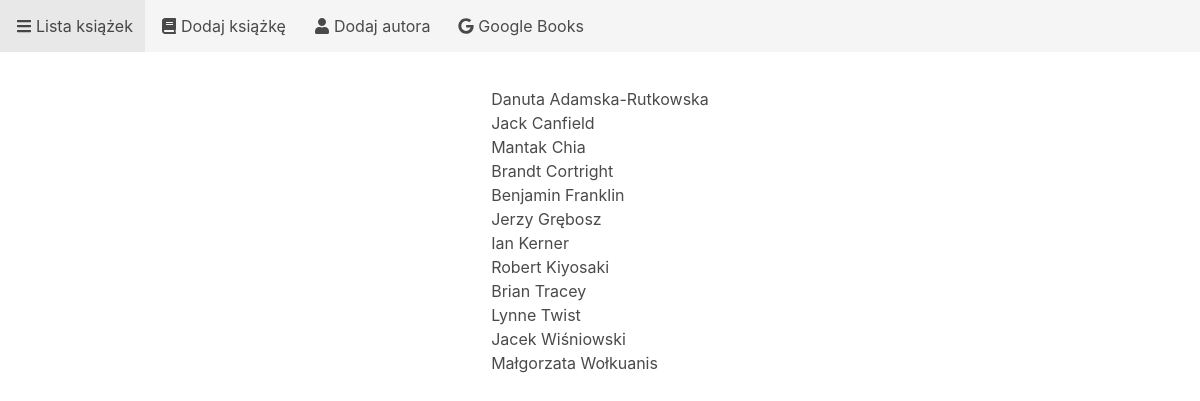
/catalog/author-list/, run on the app's committed database.
### catalog/models.py (models this page shows, shortened)
class Author(models.Model):
    first_name = models.CharField(max_length=100, blank=False)
    last_name = models.CharField(max_length=100, blank=False)
    date_of_birth = models.DateField(null=True, blank=True)
    date_of_death = models.DateField(null=True, blank=True)
    slug = models.SlugField(unique=True, blank=True)
    class Meta:
        ordering = ['last_name', 'first_name']

### catalog/views.py (the view)
# urls.py: path('author-list/', AuthorList.as_view(), name='author-list'),
class AuthorList(ListView):
    context_object_name = 'authors'
    model = Author
    paginate_by = 100
    template_name = 'catalog/author-list.html'

### catalog/templates/catalog/author-list.html (shortened to what this page needs)
{% extends 'skeleton.html' %}
{% block content %}
{% for author in authors %}
    <p>{{ author.first_name }} {{ author.last_name }}</p>
{% endfor %}
{% endblock %}

### templates/skeleton.html (shortened to what this page needs)
<!DOCTYPE html>
<html>
    <head>
        <link rel="stylesheet" href="https://cdn.jsdelivr.net/npm/bulma@0.8.0/css/bulma.min.css">
        {% load static %}
        <link rel="stylesheet" href="{% static 'css/style.css' %}">
    </head>
    <body style="text-align: center;">
        <nav class="navbar is-light" role="navigation" aria-label="main navigation">
            <div id="navbar-menu" class="navbar-menu">
            <div class="navbar-start">
                <a class="navbar-item" href="{% url 'book-list' %}">
                    <span class="icon"><i class="fas fa-bars"></i></span>
                    <span>Lista książek</span>
                </a>
                <a class="navbar-item" href="{% url 'book-create' %}">
                    <span class="icon"><i class="fas fa-book"></i></span>
                    <span>Dodaj książkę</span>
                </a>
                <a class="navbar-item" href="{% url 'author-create' %}">
                    <span class="icon"><i class="fas fa-user"></i></span>
                    <span>Dodaj autora</span>
                </a>
                <a class="navbar-item" href="{% url 'google-search' %}">
                    <span class="icon"><i class="fab fa-google"></i></span>
                    <span>Google Books</span>
                </a>
            </div>
            <div class="navbar-end">
                <div class="navbar-item">
                </div>
            </div>
            </div>
        </nav>
        {% load widget_tweaks %}
        <main>
            {% block content %}
            {% endblock %}
        </main>
    </body>
</html>

### staticfiles/css/style.css (style rules this page uses)
p { margin: 0; }
body { text-align: center; }
main { max-width: 2200px; margin: 35px 65px; display: inline-block; text-align: initial; }

### data on the page
Author: first_name "Danuta", last_name "Adamska-Rutkowska"
Author: first_name "Jack", last_name "Canfield"
Author: first_name "Mantak", last_name "Chia"
Author: first_name "Brandt", last_name "Cortright"
Author: first_name "Benjamin", last_name "Franklin"
Author: first_name "Jerzy", last_name "Grębosz"
Author: first_name "Ian", last_name "Kerner"
Author: first_name "Robert", last_name "Kiyosaki"
Author: first_name "Brian", last_name "Tracey"
Author: first_name "Lynne", last_name "Twist"
Author: first_name "Jacek", last_name "Wiśniowski"
Author: first_name "Małgorzata", last_name "Wołkuanis"
